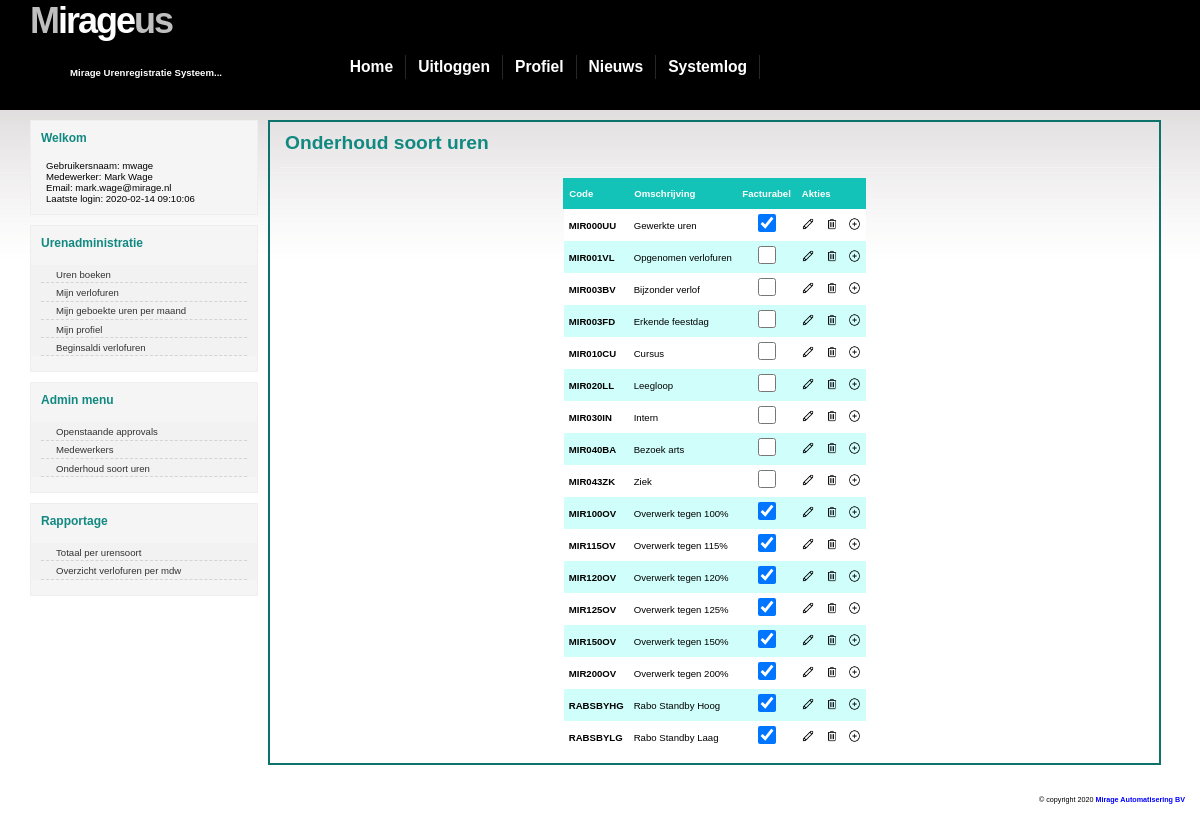
Page /soorturen.php?aktie=disp (signed in) on the committed database.
### tables this page shows
CREATE TABLE `soorturen` (
  `ID` int(11) NOT NULL AUTO_INCREMENT,
  `code` char(8) NOT NULL,
  `omschrijving` varchar(60) NOT NULL,
  `facturabel` tinyint(1) NOT NULL DEFAULT '0',
  PRIMARY KEY (`ID`),
  UNIQUE KEY `code` (`code`),
  KEY `Omschrijving` (`omschrijving`)
);

### soorturen.php (the view, shortened to what this page needs)
<?php
if (isset($_GET['aktie'])) {
    $aktie = $_GET['aktie'];
} else {
    $aktie = "";
}
include ("header.php");
?>
<div id="main">
	<h1>Onderhoud soort uren</h1>
<?php
if ($aktie == 'disp') {
    $sql_code = "SELECT * FROM soorturen
                 ORDER BY code";
    $sql_out = mysqli_query($dbconn, $sql_code);
    echo "<center><table>";
    echo "<tr><th>Code</th><th>Omschrijving</th><th>Facturabel</th><th colspan=\"3\" align=\"center\">Akties</th></tr>";
    while ($sql_row = mysqli_fetch_array($sql_out)) {
        $code = $sql_row['code'];
        $omschrijving = $sql_row['omschrijving'];
        $facturabel = $sql_row['facturabel'];
        if ($facturabel == 1) {
            $facturabel_checked = 'checked';
        } else {
            $facturabel_checked = '';
        }
        echo '<tr class="colored">
			<td><b>' . $code . '</b></td><td>' . $omschrijving . '</td><td><center><input type="checkbox" id="facturabel" name="facturabel" readonly ' . $facturabel_checked . '></center></td>
			<td><a href="soorturen.php?aktie=edit&edtcode=' . $code . '"><img class="button" src="./img/icons/edit-48.png" alt="wijzigen soort uur" title="wijzig soort uur ' . $code . '" /></a></td>
			<td><a href="soorturen.php?aktie=delete&edtcode=' . $code . '"><img class="button" src="./img/icons/trash-48.png" alt="delete soort uur" title="delete soort uur ' . $code . '" /></a></td>
			<td><a href="add_soortuur.php"><img class="button" src="./img/icons/add-48.png" alt="toevoegen soort uur" title="toevoegen soort uur" /></a></td>
			</tr>';
    }
    echo "</table></center>";
}
    ?>
	<?php
include ("footer.php");
?>

### header.php (shortened to what this page needs)
<!DOCTYPE html PUBLIC "-//W3C//DTD XHTML 1.0 Strict//EN" "http://www.w3.org/TR/xhtml1/DTD/xhtml1-strict.dtd">
<html xmlns="http://www.w3.org/1999/xhtml" xml:lang="en" lang="en">
	<head>
<link rel="stylesheet" href="./css/style.css" type="text/css" />
<link rel="stylesheet" href="./css/calendar.css" type="text/css" />
	</head>
	<body>
		<div id="wrap">
			<div id="header">
				<div id="header-content">
					<h1 id="logo">
						<a href="index.php" title=""><span class="gray">M</span>irage<span
							class="gray">us</span></a>
					</h1>
					<h2 id="slogan">Mirage Urenregistratie Systeem...</h2>
			<?php include ("./menu_top.php") ?>
		</div>
			</div>
			<div id="content-wrap">
				<div id="content">
					<div id="sidebar">
				<?php include ("./menu_links.php") ?>
			</div>

### menu_top.php (shortened to what this page needs)
<?php
echo '<ul>';
echo '<li><a href="index.php">Home</a></li>';
if (isset($_COOKIE['ID_mus'])) {
    echo '<li><a href="logout.php">Uitloggen</a></li>';
    echo '<li><a href="users.php?aktie=editprof&edtuser=' . $_SESSION["username_encrypted"] . '">Profiel</a></li>';
    echo "<li><a href='nieuws.php?aktie=disp'>Nieuws</a></li>";
    if ($_SESSION['admin']) {
        echo "<li><a href='display_systemlog.php' target='_blank'>Systemlog</a></li>";
    }
}
echo '</ul>';
?>

### menu_links.php
<?php
if (isset($_COOKIE['ID_mus'])) {
    ?>
    <div class="sidebox">
	<h1 class="clear">Welkom</h1>
	<p>
    <?php
    echo 'Gebruikersnaam: ' . $_SESSION['username'];
    echo '<br />Medewerker: ' . $_SESSION['voornaam'] . ' ' . $_SESSION['tussenvoegsel'] . ' ' . $_SESSION['achternaam'];
    echo '<br />Email: ' . $_SESSION['emailadres'];
    echo '<br />Laatste login: ' . $_SESSION['lastloggedin'];
    ?>
    </p>
    </div>
    <div class="sidebox">
	<h1 class="clear">Urenadministratie</h1>
	<ul class="sidemenu">
		<li><a href="uren.php?aktie=toevoegen">Uren boeken</a></li>
		<li><a href="mijn_verlofuren.php">Mijn verlofuren</a></li>
		<li><a href="rpt_uren_urensoort.php?username=<?php echo $_SESSION["username_encrypted"] ?>">Mijn geboekte uren per maand</a></li>
		<li><a href="users.php?aktie=editprof&edtuser=<?php echo $_SESSION["username_encrypted"] ?>">Mijn profiel</a></li>
		<?php if ($_SESSION['admin']) { echo '<li><a href="beginsaldo.php">Beginsaldi verlofuren</a></li>'; } ?>
	</ul>
    </div>
    <?php
    if ($_SESSION['admin']) {
        ?>
        <div class="sidebox">
	    <h1 class="clear">Admin menu</h1>
	    <ul class="sidemenu">
		    <li><a href="approve.php?aktie=disp">Openstaande approvals</a></li>
		    <li><a href="users.php?aktie=disp">Medewerkers</a></li>
		    <li><a href="soorturen.php?aktie=disp">Onderhoud soort uren</a></li>
	    </ul>
        </div>
        <div class="sidebox">
	    <h1 class="clear">Rapportage</h1>
	    <ul class="sidemenu">
		    <li><a href="rpt_uren_urensoort.php">Totaal per urensoort</a></li>
		    <li><a href="verlofuren_medewerkers.php">Overzicht verlofuren per mdw</a></li>
	    </ul>
        </div>
        <?php
    }
}
?>

### footer.php
</div>
</div>
</div>
<div id="footer">
	<p>
		&copy; copyright 2020 <strong><a href="http://www.mirage.nl">Mirage
				Automatisering BV</a></strong>
	</p>
</div>
</div>
</body>
</html>

### css/style.css (style rules this page uses)
* { padding: 0; margin: 0; }
body { top: 0; bottom: 0; left: 0; right: 0; margin: 0; padding: 0; font: normal 0.8vw verdana, arial, sans-serif; color: black; background: #FFF url(../img/bg.jpg) repeat-x; }
a { background: inherit; color: #72A545; text-decoration: none; }
h1, h2, h3 { font: bold verdana, arial, sans-serif; color: #118981; }
h1 { font-size: 1.6vw; padding-bottom: 0.5vw; }
h2 { font-size: 1.33vw; padding-top: 10px; padding-bottom: 10px; }
p, h1, h2, h3 { margin: 10px 15px; }
ul, ol { margin: 10px 30px; padding: 0 15px; }
img { border: 0px; width: 16px; height: 16px; }
table { border-collapse: collapse; margin: 10px 15px; }
th { background: #13C3B7; height: 1.33vh; padding-left: 5px; padding-right: 5px; padding-top: 10px; padding-bottom: 10px; color: white; text-align: left; border-left: 1px solid #13C3B7; }
tr.colored:nth-child(odd) { background-color: #d0fffb; }
tr.colored:nth-child(even) { background-color: white; }
td { padding: 5px 5px 5px 5px; }
input { padding: 5px 5px 5px 5px; border: 1px solid #333; font: normal 0.8vw verdana, arial, sans-serif; margin-bottom: 4px; }
input[type="checkbox"] { width: 18px; height: 18px; }
input[type='checkbox'][readonly] { pointer-events: none; }
input:read-only { background-color: #e4e4e4; }
img.button { width: 1.1vw; height: 1.1vw; }
#header-content, #content, #footer-content { width: 95%; }
#header { height: 110px; text-align: left; background-color: black; }
#header-content { margin: 0 auto; padding: 0; position: relative; }
#header-content h1#logo { position: absolute; font: bold 3vw verdana, arial, sans-serif; letter-spacing: -2px; color: #FFF; margin: 0; padding: 0; top: 0; left: 0px; }
#header-content h1#logo a { text-decoration: none; color: #FFF; }
#header-content #slogan { position: absolute; font: bold 0.8vw verdana, arial, sans-serif; text-transform: none; color: #FFF; margin: 1vw 0 0 0; padding: 0; top: 55px; left: 40px; }
#header-content ul { position: absolute; left: 27%; top: 55px; font: bolder 1.3vw verdana, arial, sans-serif; color: #FFF; list-style: none; margin: 0; padding: 0; }
#header-content li { display: inline; }
#header-content li a { float: left; display: block; padding: 3px 12px; color: #FFF; background-color: black; text-decoration: none; border-right: 1px solid #272727; }
#content-wrap { margin: 10px 0 10px 0; clear: both; float: right; width: 100%; }
#content { text-align: left; padding: 0; margin: 0 auto; }
#sidebar { float: left; width: 20%; margin: 0 10px 10px 0; padding: 0; }
#sidebar h1 { padding: 10px 0px 5px 10px; margin: 0; font: bold 1vw verdana, arial, sans-serif; }
.sidebox { background: #F5F5F5; border: 1px solid #EFEDED; margin-bottom: 10px; }
#sidebar ul.sidemenu { list-style: none; margin: 10px 0 15px 0; padding: 0; background: #F2F2F2; }
#sidebar ul.sidemenu li { padding: 0px 10px; }
#sidebar ul.sidemenu a { display: block; font: normal 0.8vw verdana, arial, sans-serif; color: #333; height: 1.5em; padding: .3em 0 0 15px; line-height: 1.5em; border-bottom: 1px dashed #D4D4D4; text-decoration: none; }
#main { float: left; width: 78%; margin: 0 0 10px 0; padding: 0; border: 2px solid; border-color: #0c726b; }
#main h1 { padding: 10px 0px 13px 5px; margin: 0 0 0 10px; border-bottom: 1px solid #f2f2f2; font: bold 1.6vw verdana, arial, sans-serif; }
#footer { float: right; clear: both; margin: 0; padding: 0; font: normal 0.6vw verdana, arial, sans-serif; text-align: right; width: 33%; padding: 0 0 30px 0; }
.clear { clear: both; }
.gray { color: #BFBFBF; }

### css/calendar.css (style rules this page uses)
a { color: #0000FF; text-decoration: none; }
img { border: 0px; width: 24px; height: 24px; }

### rows in the picture
soorturen: code "MIR000UU", omschrijving "Gewerkte uren"
soorturen: code "MIR001VL", omschrijving "Opgenomen verlofuren"
soorturen: code "MIR003BV", omschrijving "Bijzonder verlof"
soorturen: code "MIR003FD", omschrijving "Erkende feestdag"
soorturen: code "MIR010CU", omschrijving "Cursus"
soorturen: code "MIR020LL", omschrijving "Leegloop"
soorturen: code "MIR030IN", omschrijving "Intern"
soorturen: code "MIR040BA", omschrijving "Bezoek arts"
soorturen: code "MIR043ZK", omschrijving "Ziek"
soorturen: code "MIR100OV", omschrijving "Overwerk tegen 100%"
soorturen: code "MIR115OV", omschrijving "Overwerk tegen 115%"
soorturen: code "MIR120OV", omschrijving "Overwerk tegen 120%"
soorturen: code "MIR125OV", omschrijving "Overwerk tegen 125%"
soorturen: code "MIR150OV", omschrijving "Overwerk tegen 150%"
soorturen: code "MIR200OV", omschrijving "Overwerk tegen 200%"
soorturen: code "RABSBYHG", omschrijving "Rabo Standby Hoog"
soorturen: code "RABSBYLG", omschrijving "Rabo Standby Laag"

### other values in the picture
$_SESSION['username'] "mwage"
$_SESSION['voornaam'] "Mark"
$_SESSION['achternaam'] "Wage"
$_SESSION['emailadres'] "mark.wage@mirage.nl"
$_SESSION['lastloggedin'] "2020-02-14 09:10:06"
